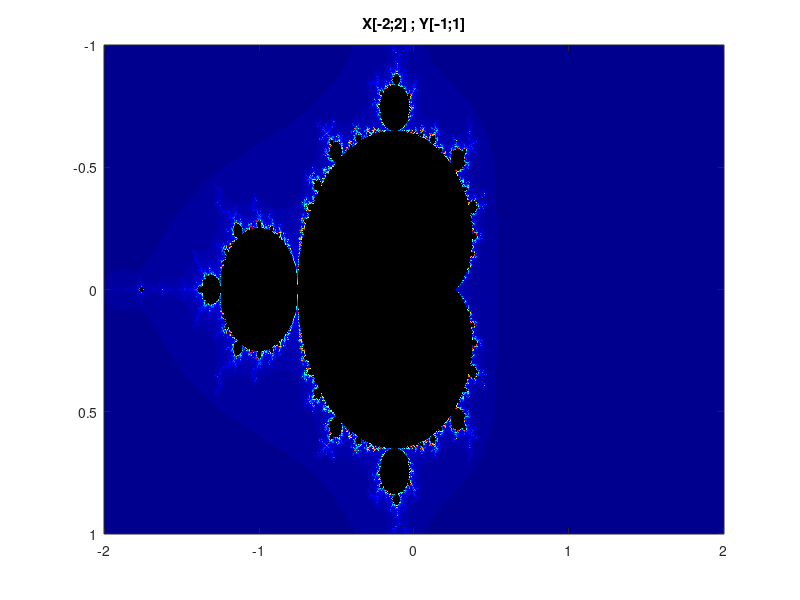

Here is the MATLAB script that generated this plot:
clear all

a = -0.7485005;   # Declaration of the variable a
b = 0.099948;     # Declaration of the variable b

array_size = 1000; # Size of the grid
iteration = 500; # Number of iterationss

q = 2;

% Ensemble complet
x_1 = -2;      # Limit pour les fonctions linspace
x_2 = 2;      # Limit pour les fonctions linspace
y_1 = -1;      # Limit pour les fonctions linspace
y_2 = 1;      # Limit pour les fonctions linspace

x = linspace(x_1,x_2,array_size); 
y = linspace(y_1,y_2,array_size);

[a,b] = meshgrid(x,y);

c = a + i*b;
z = 0;
m = 0;

for t = 1:iteration
	m = m + (abs(z) <= q);
	z = ((z.^2)+c);
endfor

colormap([jet() ; flipud(ocean())])
imagesc(x,y,abs(m))

title('X[-2;2] ; Y[-1;1]');
 print("mandelbrot_1.png");